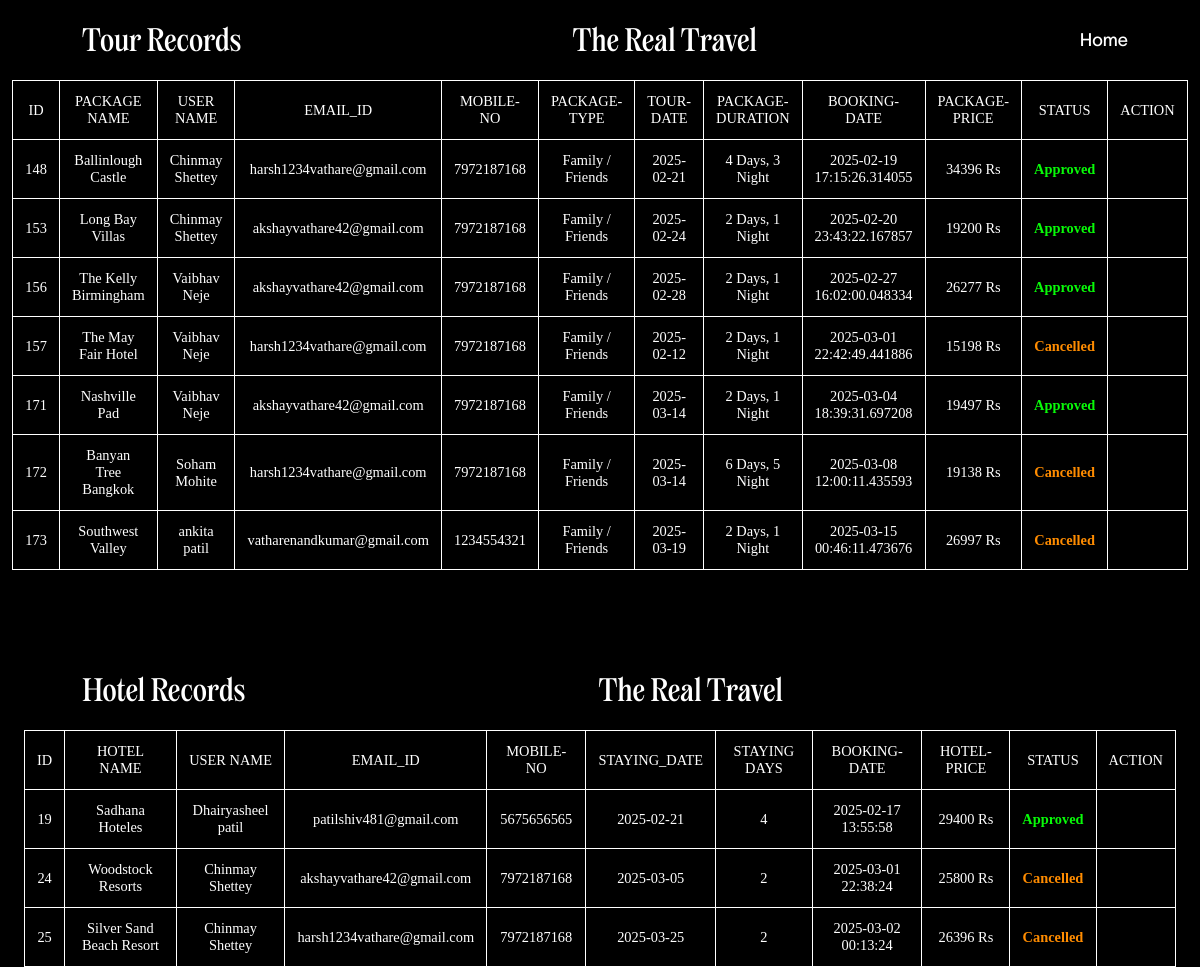
Page /other/Book_data.php (signed in) on the committed database.
### tables this page shows
CREATE TABLE `booking` (
  `id` int(100) NOT NULL,
  `user_Id` int(50) NOT NULL,
  `Package_Id` varchar(100) NOT NULL,
  `User_Name` varchar(100) NOT NULL,
  `Email_Id` varchar(100) NOT NULL,
  `Mobile_No` varchar(10) NOT NULL,
  `Tour_Date` date NOT NULL,
  `Package_Name` varchar(100) NOT NULL,
  `Package_Price` int(100) NOT NULL,
  `Package_Duration` varchar(100) NOT NULL,
  `Package_Type` varchar(100) NOT NULL,
  `No_of_Person` varchar(200) NOT NULL,
  `Booking_Date` datetime(6) NOT NULL DEFAULT current_timestamp(6),
  `Status` varchar(30) NOT NULL DEFAULT 'Pending'
);

CREATE TABLE `hotel_booking` (
  `id` int(200) NOT NULL,
  `user_Id` int(100) NOT NULL,
  `Hotel_Id` varchar(100) NOT NULL,
  `User_Name` varchar(100) NOT NULL,
  `Email_Id` varchar(200) NOT NULL,
  `Mobile_No` varchar(50) NOT NULL,
  `date` varchar(50) NOT NULL,
  `Hotel_Name` varchar(50) NOT NULL,
  `No_of_Person` varchar(200) NOT NULL,
  `Price` varchar(50) NOT NULL,
  `Duration` varchar(50) NOT NULL,
  `created_booking` datetime NOT NULL DEFAULT current_timestamp(),
  `Status` varchar(50) NOT NULL DEFAULT 'Pending'
);

### other/Book_data.php (the view, shortened to what this page needs)
<?php
include("../config/connection.php");
?>
<!DOCTYPE html>
<html lang="en">
<head>
    <link rel="stylesheet" href="https://cdn.jsdelivr.net/npm/locomotive-scroll@3.5.4/dist/locomotive-scroll.css" />
    <link rel="stylesheet" href="../css/pwd_update.css">
</head>
<body>
    <div class="page1">
        <div class="nav">
            <div class="nav-part1">
                <h2 id="nav-part3">Tour Records</h2>
            </div>
            <h1>the real travel</h1>
            <div class="nav-part2">
                <h3><a href="homepage.php">Home</a></h3>
            </div>
        </div>
        <div class="part1">
            <table>
                <tr>
                    <th>Id</th>
                    <th>Package Name</th>
                    <th>User Name</th>
                    <th>Email_Id</th>
                    <th>Mobile-No</th>
                    <th>Package-Type</th>
                    <th>Tour-Date</th>
                    <th>Package-Duration</th>
                    <th>Booking-Date</th>
                    <th>Package-Price</th>
                    <th>Status</th>
                    <th>Action</th>
                </tr>
                <?php
                $user = $_SESSION["email"];
                $query = mysqli_query($conn, "select * from users where email ='$user'");
                $row = mysqli_fetch_array($query);
                $id = $row['user_Id'];
                $sql = "select * from booking where user_Id = '$id'";
                $result = $conn->query($sql);
                if (mysqli_num_rows($result) > 0) {
                    while ($row = mysqli_fetch_assoc($result)) {
                        echo "<tr>
                <td>" . $row['id'] . "</td>
                <td>" . $row['Package_Name'] . "</td>
                <td>" . $row['User_Name'] . "</td>
                <td>" . $row['Email_Id'] . "</td>
                <td>" . $row['Mobile_No'] . "</td>
                <td>" . $row['Package_Type'] . "</td>
                <td>" . $row['Tour_Date'] . "</td>
                <td>" . $row['Package_Duration'] . "</td>
                <td>" . $row['Booking_Date'] . "</td>
                <td>" . $row['Package_Price'] . " Rs</td>
                <td class=status-cell>". $row['Status'] . "</td>";
                if ($row['Status'] === "Pending") {
                    echo "<td>
                    <form method='POST' action='cancel_booking.php'>
                        <input type='hidden' name='booking_id' value='". $row['id']. "'>
                        <button class='cancel-btn' type='submit' name='Cancel'>Cancel</button>
                    </form>
                </td>";
                } else {
                    echo "<td></td>";
                }
                echo "</tr>";
                    }
                }
                ?>
            </table>
        </div>
        <div class="nav1">
            <div class="nav-part1">
                <h2 id="nav-part3">Hotel Records</h2>
            </div>
            <h1>the real travel</h1>
        </div>
        <div class="part1">
            <table>
                <tr>
                    <th>Id</th>
                    <th>Hotel Name</th>
                    <th>User Name</th>
                    <th>Email_Id</th>
                    <th>Mobile-No</th>
                    <th>Staying_Date</th>
                    <th>Staying Days</th>
                    <th>Booking-Date</th>
                    <th>Hotel-Price</th>
                    <th>Status</th>
                    <th>Action</th>
                </tr>
                <?php
                $user = $_SESSION["email"];
                $query = mysqli_query($conn, "select * from users where email ='$user'");
                $row = mysqli_fetch_array($query);
                $id = $row['user_Id'];
                $sql = "select * from hotel_booking where user_Id = '$id'";
                $result = $conn->query($sql);
                if (mysqli_num_rows($result) > 0) {
                    while ($row = mysqli_fetch_assoc($result)) {
                        echo "<tr>
                        <td>" . $row['id'] . "</td>
                <td>" . $row['Hotel_Name'] . "</td>
                <td>" . $row['User_Name'] . "</td>
                <td>" . $row['Email_Id'] . "</td>
                <td>" . $row['Mobile_No'] . "</td>
                <td>" . $row['date'] . "</td>
                <td>" . $row['Duration'] . "</td>
                <td>" . $row['created_booking'] . "</td>
                <td>" . $row['Price'] . " Rs</td>
                <td class=status-cell>" . $row['Status'] . "</td>";
                if ($row['Status'] === "Pending") {
                    echo "<td>
                    <form method='POST' action='cancel_hotel.php'>
                        <input type='hidden' name='booking_id' value='". $row['id']. "'>
                        <button class='cancel-btn' type='submit' name='Cancel'>Cancel</button>
                    </form>
                </td>";
                } else {
                    echo "<td></td>";
                }
                echo "</tr>";
                    }
                }
                ?>
            </table>
        </div>
    </div>
</body>
</html>

### css/pwd_update.css (style rules this page uses)
* { padding: 0%; margin: 0%; box-sizing: border-box; color: white; }
html, body { height: 100%; width: 100%; }
.page1 { width: 100%; min-height: 100vh; background-color: black; color: white; }
.nav { width: 100%; height: 10vh; color: white; background-color: black; align-items: center; justify-content: space-between; display: flex; padding: 2vw 4vw; }
.nav1 { width: 100%; height: 10vh; margin-top: 10vh; align-items: center; justify-content: space-between; display: flex; padding: 2vw 4vw; }
.nav h3 { font-family: regular; font-size: 1.5vw; font-weight: 400; color: white; }
.nav-part1 { padding: 1vh; border-left: 0.2vw solid black; }
.nav-part1 h2 { font-weight: 400; font-size: 2.5vw; font-family: regular; text-transform: capitalize; color: white; }
.nav h1 { font-family: regular; text-transform: capitalize; font-weight: 400; font-size: 2.5vw; color: white; }
.nav1 h1 { font-family: regular; text-transform: capitalize; font-weight: 400; font-size: 2.5vw; color: white; }
.nav-part2 { gap: 2vw; display: flex; align-items: center; font-family: twl; justify-content: space-between; }
.nav-part2 h3 { font-family: twl; font-size: 1.5vw; font-weight: 400; color: white; }
.nav-part2 a { text-decoration: none; text-transform: capitalize; color: white; }

### other/Book_data.php (style rules this page uses)
html, body { width: 100%; height: 100%; }
.page1 { width: 100%; min-height: 100vh; padding: 0 2vw; overflow-x: hidden; }
.part1 { width: 100%; min-height: 10vh; justify-content: center; display: flex; }
table { font-family: aeonik; width: 100%; border-collapse: collapse; padding: 2vw; }
th, td { padding: 1vw; text-align: center; border: .05vw solid white; }
th { font-size: 1.2vw; font-weight: 400; text-transform: uppercase; font-family: aeonik; border-bottom: .05vw solid white; }
td { font-size: 1.2vw; border-bottom: 0.05vw solid white; }

### rows in the picture
booking: id "148", Package_Name "Ballinlough Castle", User_Name "Chinmay Shettey", Email_Id "harsh1234vathare@gmail.com", Mobile_No "7972187168", Package_Type "Family / Friends", Tour_Date "2025-02-21", Package_Duration "4 Days, 3 Night", Booking_Date "2025-02-19 17:15:26.314055", Package_Price "34396", Status "Approved"
booking: id "153", Package_Name "Long Bay Villas", User_Name "Chinmay Shettey", Email_Id "akshayvathare42@gmail.com", Mobile_No "7972187168", Package_Type "Family / Friends", Tour_Date "2025-02-24", Package_Duration "2 Days, 1 Night", Booking_Date "2025-02-20 23:43:22.167857", Package_Price "19200", Status "Approved"
booking: id "156", Package_Name "The Kelly Birmingham", User_Name "Vaibhav Neje", Email_Id "akshayvathare42@gmail.com", Mobile_No "7972187168", Package_Type "Family / Friends", Tour_Date "2025-02-28", Package_Duration "2 Days, 1 Night", Booking_Date "2025-02-27 16:02:00.048334", Package_Price "26277", Status "Approved"
booking: id "157", Package_Name "The May Fair Hotel", User_Name "Vaibhav Neje", Email_Id "harsh1234vathare@gmail.com", Mobile_No "7972187168", Package_Type "Family / Friends", Tour_Date "2025-02-12", Package_Duration "2 Days, 1 Night", Booking_Date "2025-03-01 22:42:49.441886", Package_Price "15198", Status "Cancelled"
booking: id "171", Package_Name "Nashville Pad", User_Name "Vaibhav Neje", Email_Id "akshayvathare42@gmail.com", Mobile_No "7972187168", Package_Type "Family / Friends", Tour_Date "2025-03-14", Package_Duration "2 Days, 1 Night", Booking_Date "2025-03-04 18:39:31.697208", Package_Price "19497", Status "Approved"
booking: id "172", Package_Name "Banyan Tree Bangkok", User_Name "Soham Mohite", Email_Id "harsh1234vathare@gmail.com", Mobile_No "7972187168", Package_Type "Family / Friends", Tour_Date "2025-03-14", Package_Duration "6 Days, 5 Night", Booking_Date "2025-03-08 12:00:11.435593", Package_Price "19138", Status "Cancelled"
booking: id "173", Package_Name "Southwest Valley", User_Name "ankita patil", Email_Id "vatharenandkumar@gmail.com", Mobile_No "1234554321", Package_Type "Family / Friends", Tour_Date "2025-03-19", Package_Duration "2 Days, 1 Night", Booking_Date "2025-03-15 00:46:11.473676", Package_Price "26997", Status "Cancelled"
hotel_booking: id "19", Hotel_Name "Sadhana Hoteles", User_Name "Dhairyasheel patil", Email_Id "patilshiv481@gmail.com", Mobile_No "5675656565", date "2025-02-21", Duration "4", created_booking "2025-02-17 13:55:58", Price "29400", Status "Approved"
hotel_booking: id "24", Hotel_Name "Woodstock Resorts", User_Name "Chinmay Shettey", Email_Id "akshayvathare42@gmail.com", Mobile_No "7972187168", date "2025-03-05", Duration "2", created_booking "2025-03-01 22:38:24", Price "25800", Status "Cancelled"
hotel_booking: id "25", Hotel_Name "Silver Sand Beach Resort", User_Name "Chinmay Shettey", Email_Id "harsh1234vathare@gmail.com", Mobile_No "7972187168", date "2025-03-25", Duration "2", created_booking "2025-03-02 00:13:24", Price "26396", Status "Cancelled"
